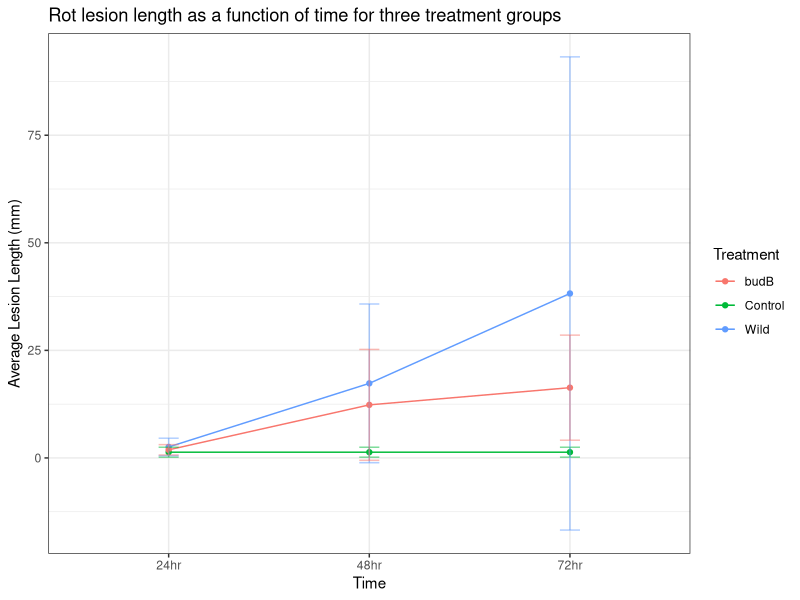

This figure's R source: (Note: this script raises an error after producing the figure.)
## ---- chunk 1
library(dplyr)
library(ggplot2)
# For re-leveling the Treatment factor below
library(forcats)
experiment <- read.csv('data/experiment_data.csv', header = T)
## ---- chunk 2
experiment %>% 
    group_by(Treatment, Time) %>%
    summarize(average.Lesion.mm = mean(Lesion.mm), 
            stddev.Lesion.mm = sd(Lesion.mm)) %>%
    mutate(low = average.Lesion.mm - 2*stddev.Lesion.mm,
           high = average.Lesion.mm + 2*stddev.Lesion.mm) -> plot_df
## ---- chunk 3
ggplot(data = plot_df,
       aes(x = Time,
           y = average.Lesion.mm,
           color = Treatment,
           group = Treatment))+
    geom_point() + geom_line()+
    geom_errorbar(aes(ymin=low, ymax =high), width = 0.1,
                  alpha = .5)+
    theme_bw()+
    labs(y="Average Lesion Length (mm)",
         title = "Rot lesion length as a function of time for three treatment groups")
## ---- chunk 4
ggplot(data = plot_df,
       aes(x = TimeValue,
           y = average.Lesion.mm,
           color = Treatment,
           group = Treatment))+
    geom_point(position=position_dodge(width=3)) + geom_line(position=position_dodge(width=3))+
    geom_errorbar(aes(ymin=low, ymax =high), width = 0.1,
                  alpha = .5, position=position_dodge(width=3))+
    theme_classic()+
    labs(y="Average Lesion Length (mm)",
         title = "Rot lesion length as a function of time for three treatment groups")
## ---- chunk 5
ggplot(data = plot_df,
       aes(x = Time,
           y = average.Lesion.mm,
           color = Treatment,
           group = Treatment))+
    geom_point(size = 3, pch = 23,aes(fill=Treatment),color='black',
               alpha=.8) + 
    geom_line()+
    geom_point(data = experiment,
               aes(x = Time, y = Lesion.mm,
                   color=Treatment),
               pch = 19,alpha=.6,size=1,
               position=position_jitter(width=.05))+
    # geom_errorbar(aes(ymin=low, ymax =high), width = 0.1,
                  # alpha = .5)+
    theme_bw()+
    labs(y="Average Lesion Length (mm)",
         title = "Rot lesion length as a function of time for three treatment groups",
         subtitle = "(Diamonds represent mean lesion lengths (mm)")
## ---- chunk 6

experiment %>%
    mutate(Treatment = fct_relevel(Treatment,"Control","budB")) %>%
ggplot(data = .,
       aes(x = Time,
           y = Lesion.mm,
           fill=Treatment))+
    # geom_violin()+
    geom_boxplot()+
    # geom_errorbar(aes(ymin=low, ymax =high), width = 0.1,
                  # alpha = .5)+
    facet_grid(cols=vars(Treatment))+
    theme_bw()+
    labs(y="Lesion Length (mm)",
         title = "Rot lesion length as a function of time for three treatment groups")
## ---- chunk 7

experiment %>%
    mutate(Treatment = fct_relevel(Treatment,"Control","budB")) %>%
ggplot(data = .,
       aes(x = Time,
           y = Lesion.mm,
           fill=Treatment))+
    # geom_violin()+
    geom_boxplot(color='gray1',alpha=.3)+
    geom_point(aes(color=Treatment),pch=21,
               position=position_jitter(width=.1))+
    # geom_errorbar(aes(ymin=low, ymax =high), width = 0.1,
                  # alpha = .5)+
    facet_grid(cols=vars(Treatment))+
    theme_bw()+
    labs(y="Lesion Length (mm)",
         title = "Rot lesion length as a function of time for three treatment groups")
